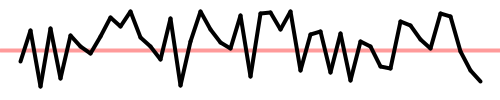
Frame 1 (no input)
Frame 60 (the mouse pressed at the canvas centre just before this capture): identical to frame 1, image omitted
Frame 120 (the mouse held since frame 60 and released just before this capture): identical to frame 1, image omitted

The Processing sketch that drew this single still picture (run headless with seeded random() and noise(); from frame 60 on, the mouse is pressed at the canvas centre):

// Processing sketch: sketch_059
// ── sketch_059.pde
int step =10;
float lastx = -999;
float lasty = -999;
float y = 50;
int borderx = 20;
int bordery = 10;

void setup() {
    size(500, 100);
    background(255);
    strokeWeight(4);
    smooth();
    
    stroke(255, 0, 0, 100);
    line(0, height/2, width, height/2);
    for(int x = borderx; x <= width - borderx; x += step){
        y = bordery + random(height - 2*bordery);
        if(lastx > -999){
            stroke(0);
            line(x, y, lastx, lasty);
        }
        lastx = x;
        lasty = y;
    }
}

void draw() {
}

void fadeToWhite() {
    noStroke();
    fill(99, 30);
    rectMode(CORNER);
    rect(0, 0, width, height);
}

color randomRGBColor() {
    color c = color(random(256), random(256), random(256));
    return c;
}

void keyPressed(){
    if(keyCode == ENTER) save("screen.png");
}
